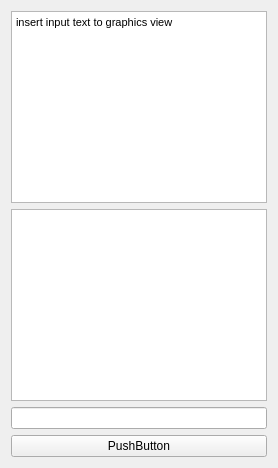
          <widget class="QWidget" name="tab_29">
           <attribute name="title">
            <string>b2</string>
           </attribute>
           <layout class="QGridLayout" name="gridLayout_5">
            <item row="0" column="0">
             <widget class="QTextBrowser" name="textBrowser">
              <property name="html">
               <string>&lt;!DOCTYPE HTML PUBLIC &quot;-//W3C//DTD HTML 4.0//EN&quot; &quot;http://www.w3.org/TR/REC-html40/strict.dtd&quot;&gt;
&lt;html&gt;&lt;head&gt;&lt;meta name=&quot;qrichtext&quot; content=&quot;1&quot; /&gt;&lt;style type=&quot;text/css&quot;&gt;
p, li { white-space: pre-wrap; }
&lt;/style&gt;&lt;/head&gt;&lt;body style=&quot; font-family:'Sans'; font-size:10pt; font-weight:400; font-style:normal;&quot;&gt;
&lt;p style=&quot; margin-top:0px; margin-bottom:0px; margin-left:0px; margin-right:0px; -qt-block-indent:0; text-indent:0px;&quot;&gt;&lt;span style=&quot; font-family:'MS Shell Dlg 2'; font-size:8.25pt;&quot;&gt;insert input text to graphics view&lt;/span&gt;&lt;/p&gt;&lt;/body&gt;&lt;/html&gt;</string>
              </property>
             </widget>
            </item>
            <item row="1" column="0">
             <widget class="QGraphicsView" name="a5b2graphicsview"/>
            </item>
            <item row="2" column="0">
             <widget class="QLineEdit" name="a5b1lineedit"/>
            </item>
            <item row="3" column="0">
             <widget class="QPushButton" name="a5b1button">
              <property name="text">
               <string>PushButton</string>
              </property>
             </widget>
            </item>
           </layout>
          </widget>
